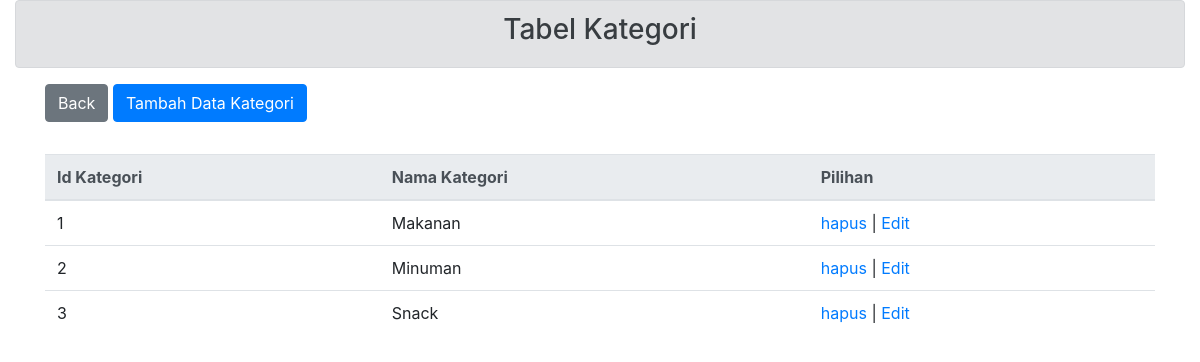
The page /create_kategori.php on the database as committed earlier.
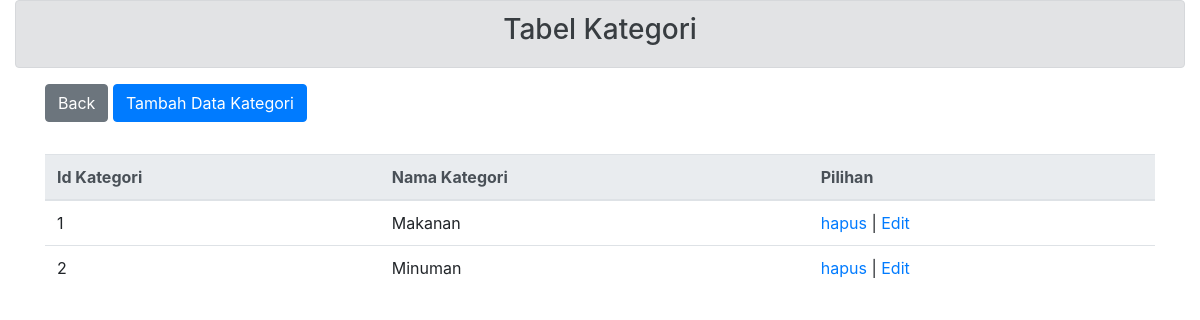
The same page on the database as committed later.
### tables this page shows
CREATE TABLE `kategori` (
  `id_kategori` int(11) NOT NULL,
  `nama_kategori` varchar(50) NOT NULL
);

### create_kategori.php (the view, shortened to what this page needs)
<html>
    <head>
            <link rel="stylesheet" type="text/css" href="assets/bootstrap.min.css">
    </head>
    <body>
        <div class="container-fluid">
            <div class="alert alert-secondary" role="alert">
                <h3><center>Tabel Kategori</center></h3>
            </div>
                <div class="container">
                    <div class="row">
                        <div class="col-sm">
                        <a type="button" class="btn btn-secondary mb-2" href="index.php" role="button">Back</a>
                            <button type="button" class="btn btn-primary mb-2" data-toggle="modal" data-target="#exampleModal">
                              Tambah Data Kategori
                            </button>
                            <br>
                            <br>
                        <table class="table">
                            <thead class="thead-light">
                            <tr>
                                <th scope="col">Id Kategori</th>
                                <th scope="col">Nama Kategori</th>
                                <th scope="col">Pilihan</th>
                            </tr>
                          </thead>
                            <?php
                                $servername = "localhost";
                                $username = "root";
                                $password = "";
                                $dbname = "toko";
                                $conn = mysqli_connect($servername, $username, $password, $dbname);
                                $sql = "SELECT id_kategori, nama_kategori FROM Kategori";
                                $result = mysqli_query($conn, $sql);
                                if (mysqli_num_rows($result) > 0) {
                                    while($row = mysqli_fetch_assoc($result)) {
                                        echo "<tr><td>" . $row["id_kategori"]. "</td><td>" . $row["nama_kategori"]. "</td><td>" ."<a href='delete_kategori.php?id_kategori=".$row["id_kategori"]."'>hapus</a>"." | <a href='edit_kategori.php?id_kategori=".$row["id_kategori"]."'>Edit</a></td></tr>";
                                    }
                                } else {
                                    echo "0 results";
                                }
                                ?>
                    </table>
                </div>
            </div>
        </div>
    </div>
</body>
</html>

Rows that differ between the two databases and show on the page:
removed kategori: id_kategori "3", nama_kategori "Snack"
